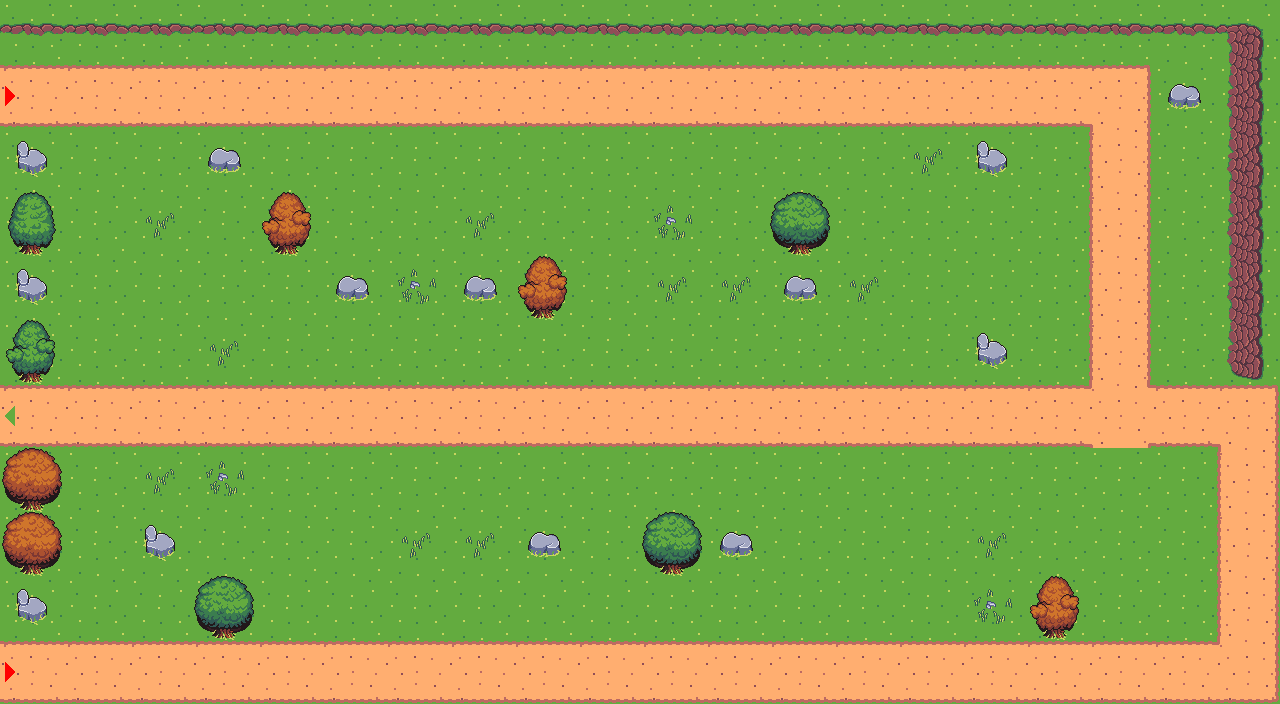

Below is a game level as drawn by its tile map, then a one-line description and the .tmx file that defines it, in full:
An orthogonal 20x11 tile map with 64x64 px tiles, 1 tile layer (Tile Layer 1).

<map version="1.10" tiledversion="1.11.2" orientation="orthogonal" renderorder="right-down" width="20" height="11" tilewidth="64" tileheight="64" infinite="0" nextlayerid="2" nextobjectid="1">
 <editorsettings>
  <export target="map4.json" format="json" />
 </editorsettings>
 <tileset firstgid="1" source="set.tsx" />
 <layer id="1" name="Tile Layer 1" width="20" height="11">
  <data encoding="csv">
103,103,103,103,103,103,103,103,103,103,103,103,103,103,103,103,103,103,103,104,
71,23,23,23,23,23,23,23,23,23,23,23,23,23,23,23,23,24,206,120,
222,119,119,206,119,119,119,119,119,119,119,119,119,119,156,222,119,40,119,120,
110,119,156,119,175,119,119,156,119,119,157,119,111,119,119,119,119,40,119,120,
222,119,119,119,119,206,157,206,175,119,156,156,206,156,119,119,119,40,119,120,
127,119,119,156,119,119,119,119,119,119,119,119,119,119,119,222,119,40,119,107,
87,55,55,55,55,55,55,55,55,55,55,55,55,55,55,55,55,115,55,24,
159,119,156,157,119,119,119,119,119,119,119,119,119,119,119,119,119,119,119,40,
159,119,222,119,119,119,156,156,206,119,111,206,119,119,119,156,119,119,119,40,
222,119,119,111,119,119,119,119,119,119,119,119,119,119,119,157,175,119,39,40,
71,23,23,23,23,23,23,23,23,23,23,23,23,23,23,23,23,23,55,56
</data>
 </layer>
</map>
